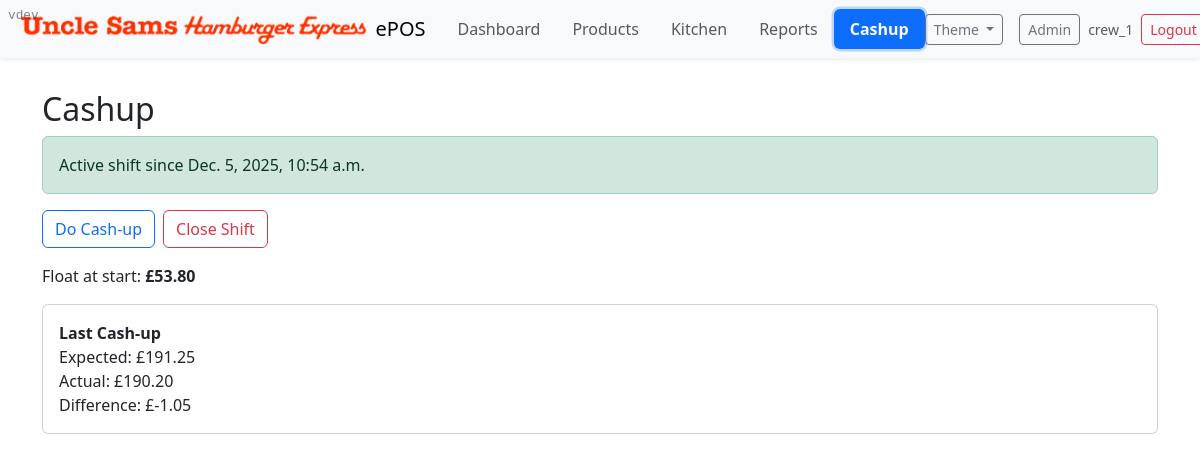
The page /cashup/ (signed in) on the database as committed earlier.
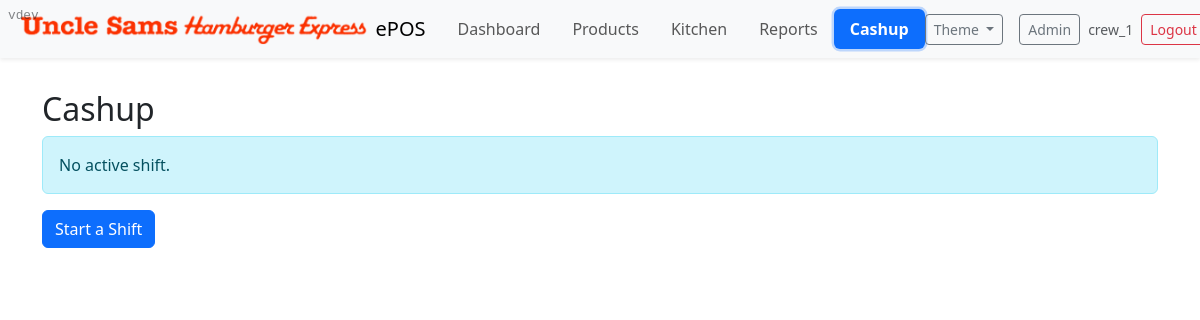
The same page on the database as committed later.
### cashup/models.py (models this page shows, shortened)
class Shift(models.Model):
    user = models.ForeignKey('auth.User', on_delete=models.CASCADE)
    start_time = models.DateTimeField(default=timezone.now)
    end_time = models.DateTimeField(null=True, blank=True)
    is_closed = models.BooleanField(default=False)
    class Meta:
        ordering = ['-start_time']

class Float(models.Model):
    shift = models.OneToOneField(Shift, on_delete=models.CASCADE, related_name='float')
    created_at = models.DateTimeField(default=timezone.now)
    amount = models.DecimalField(max_digits=10, decimal_places=2, help_text="Total float amount at the start of the shift")
    notes = models.TextField(blank=True)
    class Meta:
        ordering = ['-created_at']

class CashUp(models.Model):
    shift = models.OneToOneField(Shift, on_delete=models.CASCADE, related_name='cashup')
    expected_amount = models.DecimalField(max_digits=10, decimal_places=2, help_text="Expected cash amount based on transactions")
    actual_amount = models.DecimalField(max_digits=10, decimal_places=2, help_text="Actual cash amount counted at the end of the shift")
    difference = models.DecimalField(max_digits=10, decimal_places=2, help_text="Difference between expected and actual amounts")
    created_at = models.DateTimeField(default=timezone.now)
    notes = models.TextField(blank=True)
    class Meta:
        ordering = ['-created_at']

### cashup/views.py (the view)
# urls.py: path('', views.index, name='index'),
@login_required
def index(request):
    active_shift = Shift.objects.filter(user=request.user, is_closed=False).order_by('-start_time').first()
    floats = Float.objects.filter(shift=active_shift).first() if active_shift else None
    cashup = CashUp.objects.filter(shift=active_shift).first() if active_shift else None
    ctx = { 'active_shift': active_shift, 'float': floats, 'cashup': cashup }
    return render(request, 'cashup/index.html', ctx)

### epos/context_processors.py (called while the page is built)
def app_version(request):
    return {
        'APP_VERSION': getattr(settings, 'APP_VERSION', 'dev')
    }

### cashup/templates/cashup/index.html (shortened to what this page needs)
{% extends 'manage_orders/index.html' %}
{% block content %}
<div class="container py-3">
  <h2>Cashup</h2>
  {% if active_shift %}
    <div class="alert alert-success">Active shift since {{ active_shift.start_time }}{% if active_shift.end_time %}, ends {{ active_shift.end_time }}{% endif %}</div>
    <div class="d-flex gap-2 mb-3">
      <a class="btn btn-outline-primary" href="{% url 'cashup:do' %}">Do Cash-up</a>
      <a class="btn btn-outline-danger" href="{% url 'cashup:close' %}">Close Shift</a>
    </div>
    {% if float %}
      <div class="mb-3">Float at start: <strong>£{{ float.amount }}</strong></div>
    {% endif %}
    {% if cashup %}
      <div class="card mb-3"><div class="card-body">
        <div class="fw-bold">Last Cash-up</div>
        <div>Expected: £{{ cashup.expected_amount }}</div>
        <div>Actual: £{{ cashup.actual_amount }}</div>
        <div>Difference: £{{ cashup.difference }}</div>
      </div></div>
    {% endif %}
  {% else %}
    <div class="alert alert-info">No active shift.</div>
    <a class="btn btn-primary" href="{% url 'cashup:start' %}">Start a Shift</a>
  {% endif %}
</div>
{% endblock %}

Rows that differ between the two databases and show on the page:
no longer on this page (row edited): Shift: start_time "Dec. 5, 2025, 10:54 a.m."
no longer on this page (row unchanged): Float: amount "53.80"
no longer on this page (row unchanged): CashUp: expected_amount "191.25", actual_amount "190.20", difference "-1.05"
Other text that changed with them:
text no longer shown: "Active shift since Do Cash-up Close Shift Float at start: £ Last Cash-up Expected: £ Actual: £ Difference: £"
text now shown: "No active shift. Start a Shift"
